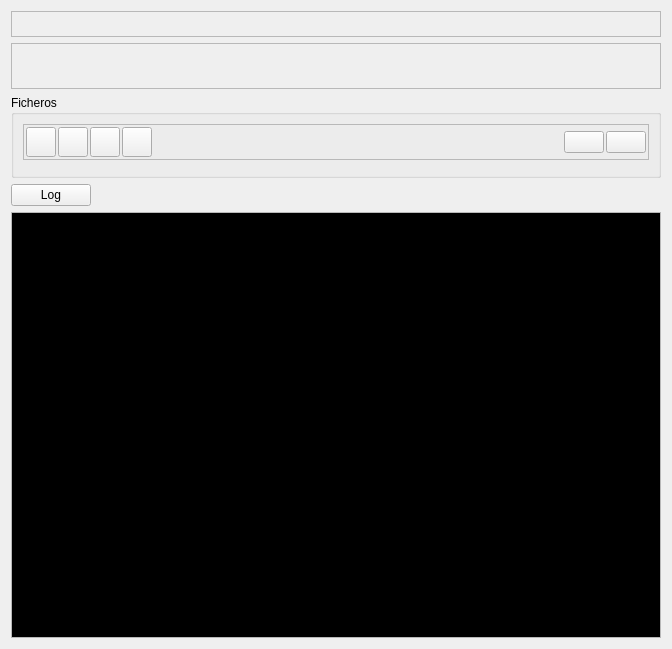
<?xml version="1.0" encoding="UTF-8"?>
<ui version="4.0">
 <class>Form</class>
 <widget class="QWidget" name="Form">
  <property name="geometry">
   <rect>
    <x>0</x>
    <y>0</y>
    <width>672</width>
    <height>649</height>
   </rect>
  </property>
  <property name="windowTitle">
   <string>Form</string>
  </property>
  <layout class="QVBoxLayout" name="verticalLayout_5">
   <item>
    <widget class="QFrame" name="frame">
     <property name="frameShape">
      <enum>QFrame::StyledPanel</enum>
     </property>
     <property name="frameShadow">
      <enum>QFrame::Raised</enum>
     </property>
     <layout class="QVBoxLayout" name="verticalLayout_2">
      <item>
       <layout class="QHBoxLayout" name="horizontalLayout">
        <item>
         <layout class="QVBoxLayout" name="verticalLayout">
          <item>
           <widget class="FLFieldDB" name="idMod">
            <property name="fieldName">
             <string>idmodulo</string>
            </property>
           </widget>
          </item>
          <item>
           <widget class="FLFieldDB" name="flfielddb_2">
            <property name="fieldName">
             <string>version</string>
            </property>
           </widget>
          </item>
         </layout>
        </item>
        <item>
         <widget class="FLFieldDB" name="flfielddb_3">
          <property name="fieldName">
           <string>icono</string>
          </property>
         </widget>
        </item>
       </layout>
      </item>
     </layout>
    </widget>
   </item>
   <item>
    <widget class="QFrame" name="frame_2">
     <property name="frameShape">
      <enum>QFrame::StyledPanel</enum>
     </property>
     <property name="frameShadow">
      <enum>QFrame::Raised</enum>
     </property>
     <layout class="QVBoxLayout" name="verticalLayout_3">
      <item>
       <layout class="QHBoxLayout" name="horizontalLayout_2">
        <item>
         <widget class="FLFieldDB" name="flfielddb_4">
          <property name="fieldName">
           <string>idarea</string>
          </property>
         </widget>
        </item>
        <item>
         <spacer name="horizontalSpacer">
          <property name="orientation">
           <enum>Qt::Horizontal</enum>
          </property>
          <property name="sizeHint" stdset="0">
           <size>
            <width>40</width>
            <height>20</height>
           </size>
          </property>
         </spacer>
        </item>
       </layout>
      </item>
      <item>
       <widget class="FLFieldDB" name="flfielddb_5">
        <property name="fieldName">
         <string>descripcion</string>
        </property>
       </widget>
      </item>
     </layout>
    </widget>
   </item>
   <item>
    <widget class="QGroupBox" name="groupBox">
     <property name="title">
      <string>Ficheros</string>
     </property>
     <layout class="QVBoxLayout" name="verticalLayout_6">
      <item>
       <widget class="QFrame" name="frame_3">
        <property name="frameShape">
         <enum>QFrame::StyledPanel</enum>
        </property>
        <property name="frameShadow">
         <enum>QFrame::Raised</enum>
        </property>
        <layout class="QVBoxLayout" name="verticalLayout_4">
         <property name="spacing">
          <number>2</number>
         </property>
         <property name="leftMargin">
          <number>2</number>
         </property>
         <property name="topMargin">
          <number>2</number>
         </property>
         <property name="rightMargin">
          <number>2</number>
         </property>
         <property name="bottomMargin">
          <number>2</number>
         </property>
         <item>
          <layout class="QHBoxLayout" name="horizontalLayout_4">
           <item>
            <widget class="QToolButton" name="toolButtonInsert">
             <property name="enabled">
              <bool>true</bool>
             </property>
             <property name="sizePolicy">
              <sizepolicy hsizetype="Minimum" vsizetype="Minimum">
               <horstretch>0</horstretch>
               <verstretch>0</verstretch>
              </sizepolicy>
             </property>
             <property name="minimumSize">
              <size>
               <width>30</width>
               <height>30</height>
              </size>
             </property>
             <property name="text">
              <string/>
             </property>
             <property name="icon">
              <iconset>
               <normaloff>../../core/images/icons/insert.png</normaloff>../../core/images/icons/insert.png</iconset>
             </property>
             <property name="iconSize">
              <size>
               <width>20</width>
               <height>20</height>
              </size>
             </property>
             <property name="popupMode">
              <enum>QToolButton::DelayedPopup</enum>
             </property>
            </widget>
           </item>
           <item>
            <widget class="QToolButton" name="toolButtonEdit">
             <property name="sizePolicy">
              <sizepolicy hsizetype="Minimum" vsizetype="Minimum">
               <horstretch>0</horstretch>
               <verstretch>0</verstretch>
              </sizepolicy>
             </property>
             <property name="minimumSize">
              <size>
               <width>30</width>
               <height>30</height>
              </size>
             </property>
             <property name="text">
              <string/>
             </property>
             <property name="icon">
              <iconset>
               <normaloff>../../core/images/icons/edit.png</normaloff>../../core/images/icons/edit.png</iconset>
             </property>
             <property name="iconSize">
              <size>
               <width>20</width>
               <height>20</height>
              </size>
             </property>
            </widget>
           </item>
           <item>
            <widget class="QToolButton" name="toolButtonDelete">
             <property name="sizePolicy">
              <sizepolicy hsizetype="Minimum" vsizetype="Minimum">
               <horstretch>0</horstretch>
               <verstretch>0</verstretch>
              </sizepolicy>
             </property>
             <property name="minimumSize">
              <size>
               <width>30</width>
               <height>30</height>
              </size>
             </property>
             <property name="text">
              <string/>
             </property>
             <property name="icon">
              <iconset>
               <normaloff>../../core/images/icons/delete.png</normaloff>../../core/images/icons/delete.png</iconset>
             </property>
             <property name="iconSize">
              <size>
               <width>20</width>
               <height>20</height>
              </size>
             </property>
            </widget>
           </item>
           <item>
            <widget class="QToolButton" name="toolButtonZoom">
             <property name="sizePolicy">
              <sizepolicy hsizetype="Minimum" vsizetype="Minimum">
               <horstretch>0</horstretch>
               <verstretch>0</verstretch>
              </sizepolicy>
             </property>
             <property name="minimumSize">
              <size>
               <width>30</width>
               <height>30</height>
              </size>
             </property>
             <property name="text">
              <string/>
             </property>
             <property name="icon">
              <iconset>
               <normaloff>../../core/images/icons/zoom.png</normaloff>../../core/images/icons/zoom.png</iconset>
             </property>
             <property name="iconSize">
              <size>
               <width>20</width>
               <height>20</height>
              </size>
             </property>
             <property name="autoExclusive">
              <bool>false</bool>
             </property>
             <property name="toolButtonStyle">
              <enum>Qt::ToolButtonIconOnly</enum>
             </property>
            </widget>
           </item>
           <item>
            <spacer name="Spacer2">
             <property name="orientation">
              <enum>Qt::Horizontal</enum>
             </property>
             <property name="sizeHint" stdset="0">
              <size>
               <width>40</width>
               <height>20</height>
              </size>
             </property>
            </spacer>
           </item>
           <item>
            <widget class="QPushButton" name="botonCargar">
             <property name="text">
              <string/>
             </property>
             <property name="icon">
              <iconset>
               <normaloff>../../core/images/icons/down.png</normaloff>../../core/images/icons/down.png</iconset>
             </property>
             <property name="iconSize">
              <size>
               <width>32</width>
               <height>32</height>
              </size>
             </property>
            </widget>
           </item>
           <item>
            <widget class="QPushButton" name="botonExportar">
             <property name="text">
              <string/>
             </property>
             <property name="icon">
              <iconset>
               <normaloff>../../core/images/icons/up.png</normaloff>../../core/images/icons/up.png</iconset>
             </property>
             <property name="iconSize">
              <size>
               <width>32</width>
               <height>32</height>
              </size>
             </property>
            </widget>
           </item>
          </layout>
         </item>
        </layout>
       </widget>
      </item>
      <item>
       <widget class="FLTableDB" name="lineas">
        <property name="tableName">
         <string>flfiles</string>
        </property>
        <property name="foreignField">
         <string>idmodulo</string>
        </property>
        <property name="fieldRelation">
         <string>idmodulo</string>
        </property>
       </widget>
      </item>
     </layout>
    </widget>
   </item>
   <item>
    <layout class="QHBoxLayout" name="horizontalLayout_3">
     <item>
      <widget class="QPushButton" name="pbLog">
       <property name="text">
        <string>Log</string>
       </property>
      </widget>
     </item>
     <item>
      <spacer name="horizontalSpacer_2">
       <property name="orientation">
        <enum>Qt::Horizontal</enum>
       </property>
       <property name="sizeHint" stdset="0">
        <size>
         <width>598</width>
         <height>20</height>
        </size>
       </property>
      </spacer>
     </item>
    </layout>
   </item>
   <item>
    <widget class="QTextEdit" name="log">
     <property name="palette">
      <palette>
       <active>
        <colorrole role="Text">
         <brush brushstyle="SolidPattern">
          <color alpha="255">
           <red>255</red>
           <green>255</green>
           <blue>255</blue>
          </color>
         </brush>
        </colorrole>
        <colorrole role="Base">
         <brush brushstyle="SolidPattern">
          <color alpha="255">
           <red>0</red>
           <green>0</green>
           <blue>0</blue>
          </color>
         </brush>
        </colorrole>
        <colorrole role="PlaceholderText">
         <brush brushstyle="SolidPattern">
          <color alpha="128">
           <red>255</red>
           <green>255</green>
           <blue>255</blue>
          </color>
         </brush>
        </colorrole>
       </active>
       <inactive>
        <colorrole role="Text">
         <brush brushstyle="SolidPattern">
          <color alpha="255">
           <red>255</red>
           <green>255</green>
           <blue>255</blue>
          </color>
         </brush>
        </colorrole>
        <colorrole role="Base">
         <brush brushstyle="SolidPattern">
          <color alpha="255">
           <red>0</red>
           <green>0</green>
           <blue>0</blue>
          </color>
         </brush>
        </colorrole>
        <colorrole role="PlaceholderText">
         <brush brushstyle="SolidPattern">
          <color alpha="128">
           <red>255</red>
           <green>255</green>
           <blue>255</blue>
          </color>
         </brush>
        </colorrole>
       </inactive>
       <disabled>
        <colorrole role="Text">
         <brush brushstyle="SolidPattern">
          <color alpha="255">
           <red>190</red>
           <green>190</green>
           <blue>190</blue>
          </color>
         </brush>
        </colorrole>
        <colorrole role="Base">
         <brush brushstyle="SolidPattern">
          <color alpha="255">
           <red>239</red>
           <green>239</green>
           <blue>239</blue>
          </color>
         </brush>
        </colorrole>
        <colorrole role="PlaceholderText">
         <brush brushstyle="SolidPattern">
          <color alpha="128">
           <red>0</red>
           <green>0</green>
           <blue>0</blue>
          </color>
         </brush>
        </colorrole>
       </disabled>
      </palette>
     </property>
     <property name="readOnly">
      <bool>true</bool>
     </property>
    </widget>
   </item>
  </layout>
 </widget>
 <customwidgets>
  <customwidget>
   <class>FLFieldDB</class>
   <extends>QWidget</extends>
   <header>flfielddb</header>
  </customwidget>
  <customwidget>
   <class>FLTableDB</class>
   <extends>QWidget</extends>
   <header>fltabledb</header>
  </customwidget>
 </customwidgets>
 <resources/>
 <connections>
  <connection>
   <sender>toolButtonInsert</sender>
   <signal>clicked()</signal>
   <receiver>lineas</receiver>
   <slot>insertRecord()</slot>
   <hints>
    <hint type="sourcelabel">
     <x>26</x>
     <y>204</y>
    </hint>
    <hint type="destinationlabel">
     <x>237</x>
     <y>417</y>
    </hint>
   </hints>
  </connection>
  <connection>
   <sender>toolButtonEdit</sender>
   <signal>clicked()</signal>
   <receiver>lineas</receiver>
   <slot>editRecord()</slot>
   <hints>
    <hint type="sourcelabel">
     <x>62</x>
     <y>204</y>
    </hint>
    <hint type="destinationlabel">
     <x>237</x>
     <y>417</y>
    </hint>
   </hints>
  </connection>
  <connection>
   <sender>toolButtonDelete</sender>
   <signal>clicked()</signal>
   <receiver>lineas</receiver>
   <slot>deleteRecord()</slot>
   <hints>
    <hint type="sourcelabel">
     <x>98</x>
     <y>204</y>
    </hint>
    <hint type="destinationlabel">
     <x>237</x>
     <y>417</y>
    </hint>
   </hints>
  </connection>
  <connection>
   <sender>toolButtonZoom</sender>
   <signal>clicked()</signal>
   <receiver>lineas</receiver>
   <slot>browseRecord()</slot>
   <hints>
    <hint type="sourcelabel">
     <x>134</x>
     <y>204</y>
    </hint>
    <hint type="destinationlabel">
     <x>237</x>
     <y>417</y>
    </hint>
   </hints>
  </connection>
  <connection>
   <sender>lineas</sender>
   <signal>readOnlyChanged()</signal>
   <receiver>toolButtonInsert</receiver>
   <slot>setDisabled(bool)</slot>
   <hints>
    <hint type="sourcelabel">
     <x>335</x>
     <y>345</y>
    </hint>
    <hint type="destinationlabel">
     <x>39</x>
     <y>221</y>
    </hint>
   </hints>
  </connection>
  <connection>
   <sender>lineas</sender>
   <signal>readOnlyChanged()</signal>
   <receiver>toolButtonEdit</receiver>
   <slot>setDisabled(bool)</slot>
   <hints>
    <hint type="sourcelabel">
     <x>335</x>
     <y>345</y>
    </hint>
    <hint type="destinationlabel">
     <x>75</x>
     <y>221</y>
    </hint>
   </hints>
  </connection>
  <connection>
   <sender>lineas</sender>
   <signal>readOnlyChanged()</signal>
   <receiver>toolButtonDelete</receiver>
   <slot>setDisabled(bool)</slot>
   <hints>
    <hint type="sourcelabel">
     <x>335</x>
     <y>345</y>
    </hint>
    <hint type="destinationlabel">
     <x>111</x>
     <y>221</y>
    </hint>
   </hints>
  </connection>
  <connection>
   <sender>lineas</sender>
   <signal>insertOnlyChanged()</signal>
   <receiver>toolButtonEdit</receiver>
   <slot>setDisabled(bool)</slot>
   <hints>
    <hint type="sourcelabel">
     <x>335</x>
     <y>345</y>
    </hint>
    <hint type="destinationlabel">
     <x>75</x>
     <y>221</y>
    </hint>
   </hints>
  </connection>
  <connection>
   <sender>lineas</sender>
   <signal>insertOnlyChanged()</signal>
   <receiver>toolButtonDelete</receiver>
   <slot>setDisabled(bool)</slot>
   <hints>
    <hint type="sourcelabel">
     <x>335</x>
     <y>345</y>
    </hint>
    <hint type="destinationlabel">
     <x>111</x>
     <y>221</y>
    </hint>
   </hints>
  </connection>
  <connection>
   <sender>pbLog</sender>
   <signal>toggled(bool)</signal>
   <receiver>log</receiver>
   <slot>setEnabled(bool)</slot>
   <hints>
    <hint type="sourcelabel">
     <x>49</x>
     <y>472</y>
    </hint>
    <hint type="destinationlabel">
     <x>335</x>
     <y>565</y>
    </hint>
   </hints>
  </connection>
 </connections>
</ui>
